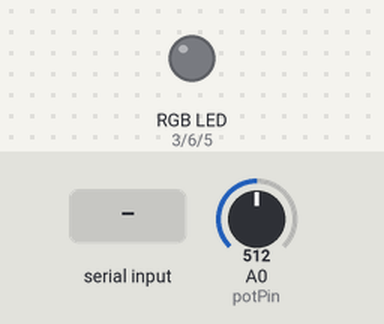
The sketch below on a simulated Arduino Uno, built with avr-gcc and run on an emulated ATmega328P. On the bench: an RGB LED mixed from three pins (HIGH = lit). The inputs (shaded band) are chosen by the test bench; at power-on: A0 (potPin) = 512. Dim RGB values are drawn brighter than linear; what the sketch prints to the serial monitor is not drawn.

Above: at 1.2 s.
1.3 s: "90,45,200\n" received over Serial
At 2.0 s:
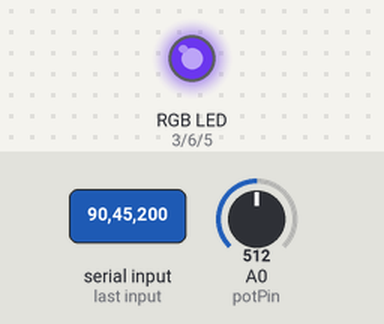
2.8 s: "30,150,10\n" received over Serial
At 3.2 s:
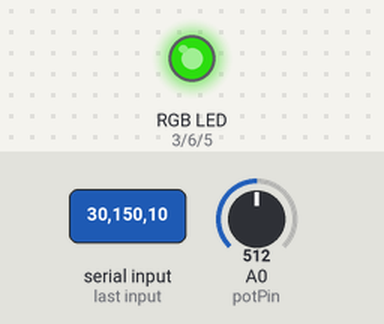
4.3 s: "90,45\n" received over Serial
At 5.3 s:
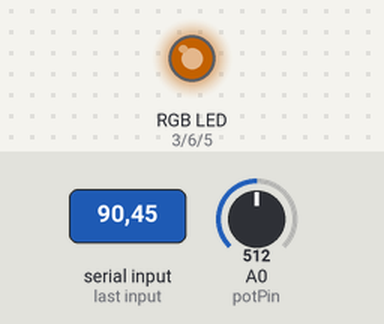
5.8 s: "30,150\n" received over Serial
At 6.5 s:
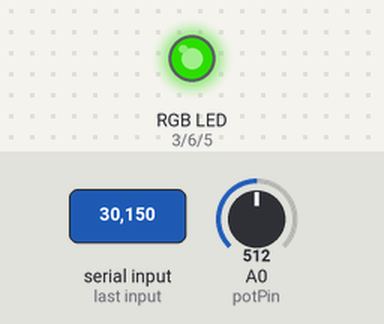
7.3 s: "5\n" received over Serial
At 7.6 s:
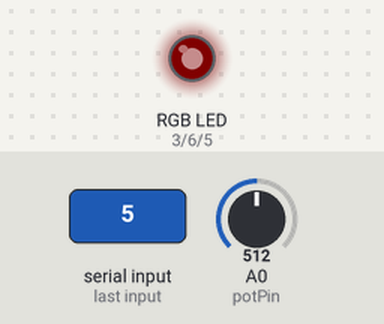
8.8 s: "90\n" received over Serial
At 9.8 s:
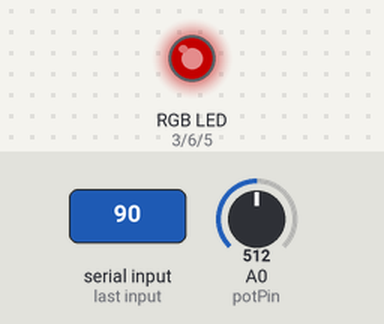
Timing chart, 0 to 11.3 s (numbered marks = the images above; inputs shaded):
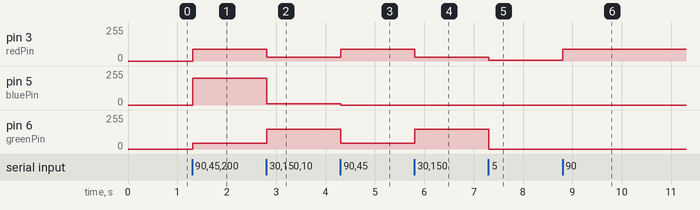

Measured:
- after the input at 1.3 s, pin 3 (redPin): 0/255 → 90/255 at once; pin 5 (bluePin): 0/255 → 200/255 at once; pin 6 (greenPin): 0/255 → 45/255 at once
- after the input at 2.8 s, pin 3 (redPin): 90/255 → 30/255 at once; pin 5 (bluePin): 200/255 → 10/255 at once; pin 6 (greenPin): 45/255 → 150/255 at once
- after the input at 4.3 s, pin 3 (redPin): 30/255 → 90/255 at once; pin 5 (bluePin): 10/255 → 0/255 at once; pin 6 (greenPin): 150/255 → 45/255 at once
- after the input at 5.8 s, pin 3 (redPin): 90/255 → 30/255 at once; pin 6 (greenPin): 45/255 → 150/255 at once
- after the input at 7.3 s, pin 3 (redPin): 30/255 → 5/255 at once; pin 6 (greenPin): 150/255 → 0/255 at once
- after the input at 8.8 s, pin 3 (redPin): 5/255 → 90/255 at once

The sketch:

ArduinoFirmware.ino
```cpp
const int potPin = A0;
const int redPin = 3;
const int greenPin = 6;
const int bluePin = 5;

int potData = -1;
char buffer[20];
byte index = 0;

void setup() {
  // initialize serial communication
  Serial.begin(9600);

  // assign led pins
  pinMode(redPin, OUTPUT);
  pinMode(greenPin, OUTPUT);
  pinMode(bluePin, OUTPUT);
}

// data processing wll be done by Unity
// just bus raw values to serial port as soon as possible,
// and use raw values from serial port
void loop() {
  // read data
  potData = analogRead(potPin);

  // write data to serial port
  Serial.println(potData);

  // If there is data in the serial port, read it
  while (Serial.available() > 0) {
    // reads all available bytes
    char c = Serial.read();

    // process rgb value on end of line
    // --Doesn't update led until full RGB line is sent
    if (c == '\n') {
      buffer[index] = '\0';
      parseRGB(buffer);
      index = 0;
    }
    // Store character if buffer not full
    else if (index < sizeof(buffer) - 1) {
      buffer[index++] = c;
    }
  }
}

void parseRGB(char* data) {
  int r = 0, g = 0, b = 0;

  // splits incoming string into rgb values
  char* token = strtok(data, ",");
  if (token) r = atoi(token);
  token = strtok(NULL, ",");
  if (token) g = atoi(token);
  token = strtok(NULL, ",");
  if (token) b = atoi(token);

  // sets values as given from data stream
  // Only processing is keeping it in range from 0-255
  analogWrite(redPin, constrain(r, 0, 255));
  analogWrite(greenPin, constrain(g, 0, 255));
  analogWrite(bluePin, constrain(b, 0, 255));
}
```
